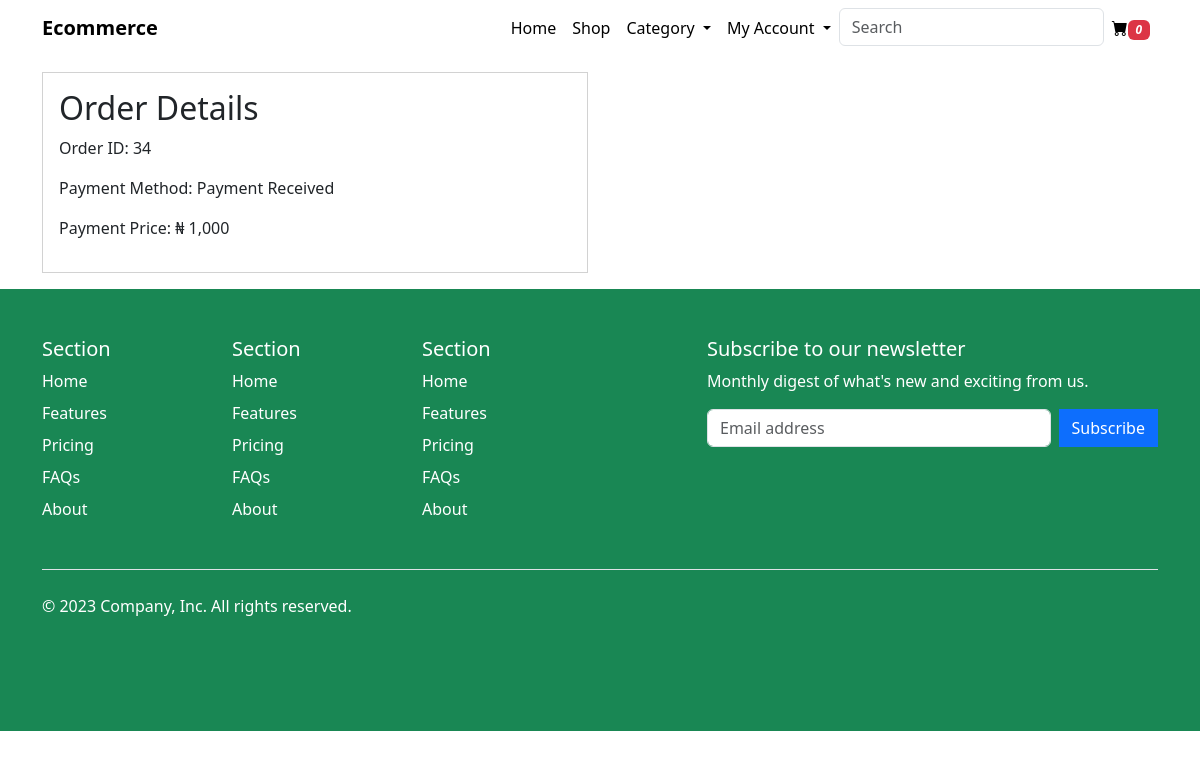
Page /order_details/34/ on the committed database.
### stores/models.py (models this page shows, shortened)
class  Order(models.Model):
  cart = models.ForeignKey(Cart,on_delete=models.CASCADE)
  order_by = models.CharField(max_length=225)
  shipping_address = models.TextField()
  mobile = models.CharField(max_length=50)
  email = models.EmailField(max_length=254)
  discount = models.PositiveIntegerField()
  subtotal = models.PositiveIntegerField()
  amount = models.PositiveIntegerField()
  created_at = models.DateField(auto_now_add=True)
  order_status = models.CharField(max_length=255,choices=ORDER_STATUS,default='pending')
  payment_method = models.CharField(max_length=255,choices=PAYMENT_METHOD,default='Paystack')
  payment_complete = models.BooleanField(default=False)
  ref = models.CharField(max_length=255,null=True,blank=True)

### stores/views.py (the view)
# urls.py: path('order_details/<str:id>/',views.order_details,name='order_details'),
def order_details(request, id):
    order = get_object_or_404(Order, id=id)
    context = {
        'order': order,
    }
    return render(request, 'stores/order_details.html', context)

### stores/context_processors.py (called while the page is built)
def categorys(request):
    cats = Category.objects.filter()
    return{
        'catloops':cats
    }

def allcart(request):
    if request.session.get('cart_id',None):
        cart = CartItem.objects.filter()
        total = cart.count()
    elif request.user:
        cart = CartItem.objects.filter()
        total = cart.count()
    return {
        'carts':total
    }

### templates/stores/order_details.html (shortened to what this page needs)
{% extends "base.html" %}
{% load humanize %}
{% block content %}
<section id="order_details" class="my-3">
    <div class="container">
        <div class="row gy-3">
            <div class="col-md-6">
                <div class="card">
                    <div class="card-body">
                        <h2>Order Details</h2>
                        <p>Order ID: {{ order.id }}</p>
                        <p>Payment Method: {{ order.payment_method }}</p>
                        <p>Payment Price: &#8358; {{ order.amount|intcomma }}</p>
                    </div>
                </div>
            </div>
        </div>
    </div>
</section>
{% endblock content %}

### templates/base.html (style rules this page uses)
.card { border-radius: 0 !important; }

### rows in the picture
Order: id "34", payment_method "Payment Received", amount "1,000"

### other values in the picture
{{ carts }} "0"
